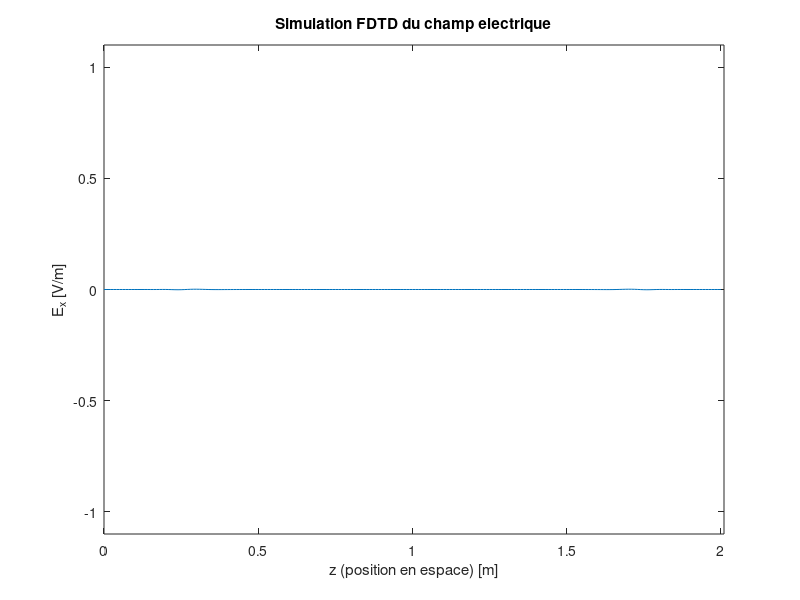
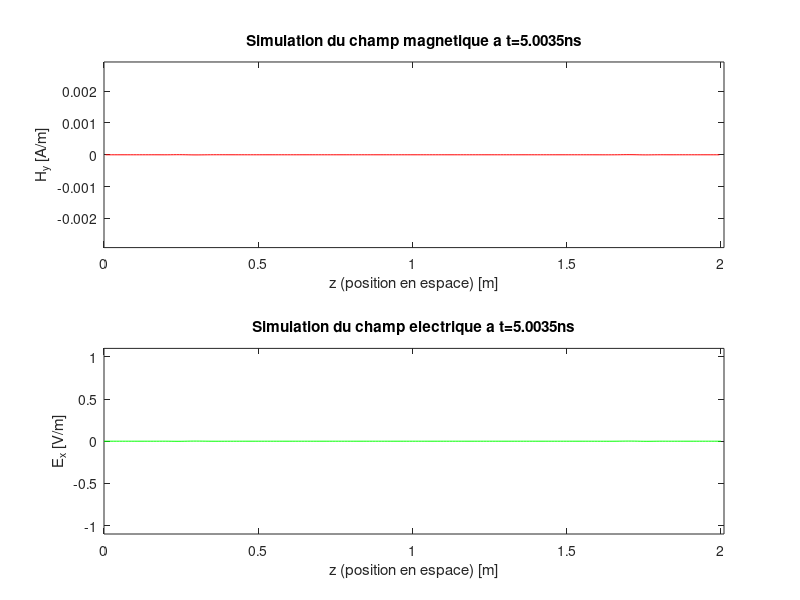

MATLAB code for these plots, in order:
%%%%%%%%%%%%%%%%%
% Fonction FDTD
%%%%%%%%%%%%%%%%%
%function [] = foncFDTD02(time)
clear all
close all
clc

max_time  = 300;
max_space = 201;
alpha       = 0.5;

% Definition des constantes
eps0 = 8.8542e-12;
mu0  = 4*pi*1e-7;
Z0   = 120*pi;
c0   = 1/sqrt(eps0*mu0);

% Definition des discretisations
L = 2;                   % longueur du domaine
dz = L./(max_space-1);   % pas spatial
dt = alpha*sqrt(eps0*mu0).*dz;
%dt = 3.2e-11;
alphaE = 1./eps0 .* dt./dz;
alphaH = 1./mu0 .* dt./dz;

% Initialisation des champs E et H
% dimension en H = dimension en E - 1 du au schema
% conditions aux limites imposees ici pour E(1) et E(max_space)
E = zeros(max_space,1);
H = zeros(max_space-1,1);

% Largeur du pulse de la source
%spread = 12;
spread=1.6e-10;
% Centre du pulse
center_problem_space = round(max_space/2);   % spatial : au centre
t0 = 40*dt;               % source en temps maximale a cet instant

% Remarque : E est 1/2 pas de temps derriere
% car le pulse est introduit dans le probleme
% entre les boucles sur E et H
%
% Boucle exterieure temporelle

tmp11=0;
tmp12=0;
tmp21=0;
tmp22=0;

for n = 1:max_time


    % onde qui se deplace
    % for k = 1:max_space
    %     E(k)= exp(-((k - n)*dz/(c0*spread))^2);
    % end
    % Boucle interieure sur le champ E
    for k= 2:max_space-1
        E(k) = E(k) + alphaE * (H(k) - H(k-1));
    end
    % absorbtion aux bords

    E(1) = tmp12; %cote gauche
    tmp12 = tmp11;
    tmp11 = E(2);


    E(max_space) = tmp22; %cote droit
    tmp22 = tmp21;
    tmp21 = E(max_space-1);


    % Hard source
    pulse = exp(-((n*dt - t0)/spread)^2);% On double l'amplitude de la source pour doubler l'énergie du signal
    E(center_problem_space) += pulse;

    % Boucle interieure sur le champ H
    for j= 1:max_space-1
        H(j) = H(j) + alphaH * (E(j+1) - E(j));
    end
    % Trace et progression de l'onde electrique
    figure(1)
    plot([0:max_space-1]*dz,E)
    axis([0 (max_space)*dz -1.1 1.1])
    % Legendes et titre pour la figure
    title('Simulation FDTD du champ electrique')
    xlabel('z (position en espace) [m]')
    ylabel('E_x [V/m]')
    pause(0.01)
end % Fin de la boucle temporelle

% Traces des champs electrique et magnetique au temp maximum
figure(2)
subplot(2,1,1)
plot([0.5:max_space-1.5]*dz,H,'r')
title(['Simulation du champ magnetique a t=' num2str(n*dt*1e9) 'ns'])
ylabel('H_y [A/m]')
xlabel('z (position en espace) [m]')
axis([0*dz (max_space)*dz -1.1./Z0 1.1./Z0])
subplot(2,1,2)
plot([0:max_space-1]*dz,E,'g')
title(['Simulation du champ electrique a t=' num2str(n*dt*1e9) 'ns'])
ylabel('E_x [V/m]')
xlabel('z (position en espace) [m]')
axis([0*dz (max_space)*dz -1.1 1.1])


%end % Fin de la fonction
